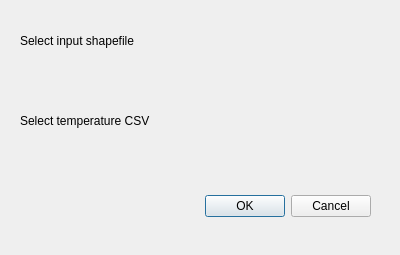
<?xml version="1.0" encoding="UTF-8"?>
<ui version="4.0">
 <class>AnimalMovementAnalysisDialogBase</class>
 <widget class="QDialog" name="AnimalMovementAnalysisDialogBase">
  <property name="geometry">
   <rect>
    <x>0</x>
    <y>0</y>
    <width>400</width>
    <height>255</height>
   </rect>
  </property>
  <property name="windowTitle">
   <string>Animal Movement Analysis</string>
  </property>
  <widget class="QDialogButtonBox" name="button_box">
   <property name="geometry">
    <rect>
     <x>30</x>
     <y>190</y>
     <width>341</width>
     <height>32</height>
    </rect>
   </property>
   <property name="orientation">
    <enum>Qt::Horizontal</enum>
   </property>
   <property name="standardButtons">
    <set>QDialogButtonBox::Cancel|QDialogButtonBox::Ok</set>
   </property>
  </widget>
  <widget class="QLabel" name="label">
   <property name="geometry">
    <rect>
     <x>20</x>
     <y>30</y>
     <width>151</width>
     <height>21</height>
    </rect>
   </property>
   <property name="text">
    <string>Select input shapefile</string>
   </property>
  </widget>
  <widget class="QLabel" name="label_2">
   <property name="geometry">
    <rect>
     <x>20</x>
     <y>110</y>
     <width>151</width>
     <height>21</height>
    </rect>
   </property>
   <property name="text">
    <string>Select temperature CSV</string>
   </property>
  </widget>
  <widget class="QgsFileWidget" name="mQgsFileWidget1">
   <property name="geometry">
    <rect>
     <x>20</x>
     <y>60</y>
     <width>331</width>
     <height>27</height>
    </rect>
   </property>
  </widget>
  <widget class="QgsFileWidget" name="mQgsFileWidget2">
   <property name="geometry">
    <rect>
     <x>20</x>
     <y>150</y>
     <width>331</width>
     <height>27</height>
    </rect>
   </property>
  </widget>
 </widget>
 <customwidgets>
  <customwidget>
   <class>QgsFileWidget</class>
   <extends>QWidget</extends>
   <header>qgsfilewidget.h</header>
  </customwidget>
 </customwidgets>
 <resources/>
 <connections>
  <connection>
   <sender>button_box</sender>
   <signal>accepted()</signal>
   <receiver>AnimalMovementAnalysisDialogBase</receiver>
   <slot>accept()</slot>
   <hints>
    <hint type="sourcelabel">
     <x>20</x>
     <y>20</y>
    </hint>
    <hint type="destinationlabel">
     <x>20</x>
     <y>20</y>
    </hint>
   </hints>
  </connection>
  <connection>
   <sender>button_box</sender>
   <signal>rejected()</signal>
   <receiver>AnimalMovementAnalysisDialogBase</receiver>
   <slot>reject()</slot>
   <hints>
    <hint type="sourcelabel">
     <x>20</x>
     <y>20</y>
    </hint>
    <hint type="destinationlabel">
     <x>20</x>
     <y>20</y>
    </hint>
   </hints>
  </connection>
 </connections>
</ui>
